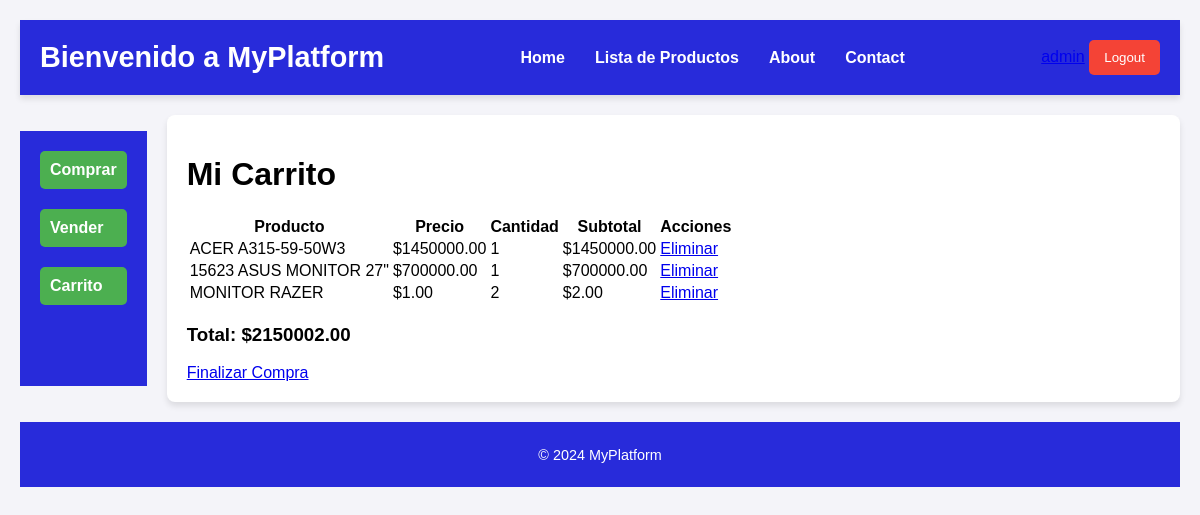
Page /products/cart/ (signed in) on the earlier database version.
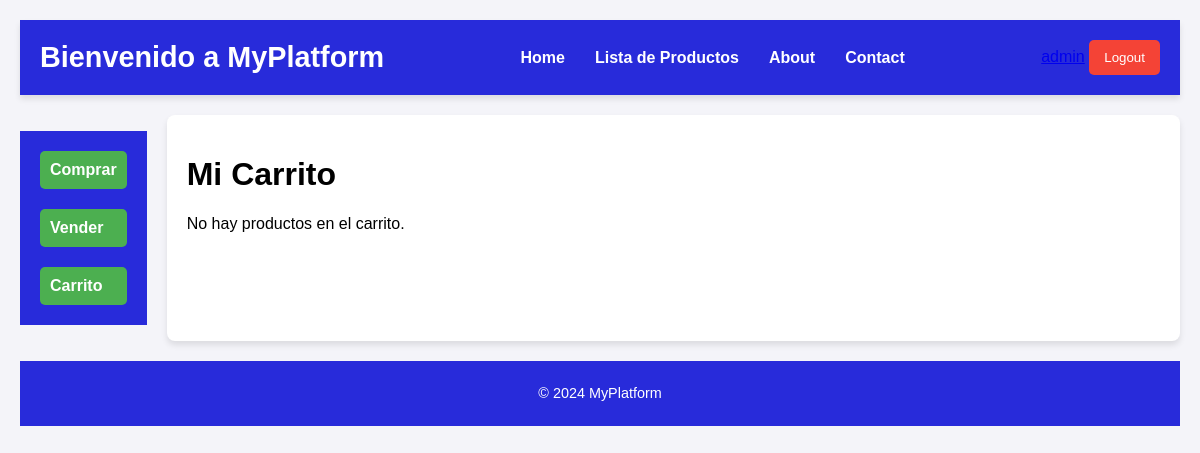
Same page on the later database version.
### users/models.py (models this page shows, shortened)
class CustomUser(AbstractUser):
    is_buyer = models.BooleanField(default=False)
    is_seller = models.BooleanField(default=False)
    full_name = models.CharField(max_length=255, blank=True, null=True)
    phone_number = models.CharField(max_length=20, blank=True, null=True)
    address = models.TextField(blank=True, null=True)

### purchases/models.py (models this page shows, shortened)
class CartItem(models.Model):
    cart = models.ForeignKey(Cart, related_name='items', on_delete=models.CASCADE)
    product = models.ForeignKey(Product, on_delete=models.CASCADE)
    quantity = models.PositiveIntegerField(default=1)
    def total_price(self):
        return self.product.price * self.quantity

### products/models.py (models this page shows, shortened)
class Product(models.Model):
    id = models.BigAutoField(primary_key=True)
    name = models.CharField(max_length=255)
    description = models.TextField()
    image = models.ImageField(upload_to='products/images/', null=True, blank=True)
    price = models.DecimalField(max_digits=10, decimal_places=2)
    stock = models.IntegerField(default=0)  # Indica la cantidad en inventario
    category = models.ForeignKey('Category', on_delete=models.SET_NULL, null=True, blank=True)
    seller = models.ForeignKey(settings.AUTH_USER_MODEL, related_name='products_for_sale', on_delete=models.CASCADE)
    is_sold = models.BooleanField(default=False)  # Indica si el producto está vendido
    is_available = models.BooleanField(default=True)  # Nuevo campo para indicar disponibilidad
    @property
    def is_available(self):
        return self.stock > 0

### purchases/views.py (the view)
# urls.py: path('cart/', views.view_cart, name='view_cart'),
@login_required
def view_cart(request):
    try:
        cart = Cart.objects.get(user=request.user)
        cart_items = cart.items.all()  # Todos los elementos del carrito
        total = cart.total_price()  # Método en tu modelo Cart
    except Cart.DoesNotExist:
        cart_items = []
        total = 0
    return render(request, 'purchases/cart.html', {
        'cart_items': cart_items,
        'total': total,
    })

### purchases/models.py (called while the page is built)
    def total_price(self):
        total = sum(item.product.price * item.quantity for item in self.items.all())
        return total

### purchases/templates/purchases/cart.html
{% extends 'home.html' %}
{% block content %}
<div class="container">
    <h1>Mi Carrito</h1>
    {% if cart_items %}
        <table>
            <thead>
                <tr>
                    <th>Producto</th>
                    <th>Precio</th>
                    <th>Cantidad</th>
                    <th>Subtotal</th>
                    <th>Acciones</th>
                </tr>
            </thead>
            <tbody>
                {% for item in cart_items %}
                    <tr>
                        <td>{{ item.product.name }}</td>
                        <td>${{ item.product.price }}</td>
                        <td>{{ item.quantity }}</td>
                        <td>${{ item.total_price|floatformat:2 }}</td>
                        <td>
                            <a href="{% url 'remove_from_cart' item.id %}" class="btn-remove">Eliminar</a>
                        </td>
                    </tr>
                {% endfor %}
            </tbody>
        </table>
        <h3>Total: ${{ total|floatformat:2 }}</h3>
        <a href="{% url 'checkout' %}" class="btn-checkout">Finalizar Compra</a>
    {% else %}
        <p>No hay productos en el carrito.</p>
    {% endif %}
</div>
{% endblock %}

### templates/home.html (shortened to what this page needs)
{% load static %}
<!DOCTYPE html>
<html lang="en">
<head>
    <link rel="stylesheet" href="{% static 'css\home.css' %}">
</head>
<body>
    <div class="grid-container">
        <header>
            <h1>Bienvenido a MyPlatform</h1>
            <ul>
                <li><a href="{% url 'home' %}">Home</a></li>
                <li><a href="{% url 'product_list' %}">Lista de Productos</a></li>
                <li><a href="">About</a></li>
                <li><a href="">Contact</a></li>
            </ul>
            <div>
                {% if user.is_authenticated %}
                    <form method="post" action="{% url 'logout' %}" style="display: inline;">
                        <a href="{% url 'profile' %}">{{ user.username }}</a>
                        <button type="submit">Logout</button>
                    </form>
                {% else %}
                    <a href="{% url 'login' %}">Login</a>
                {% endif %}
            </div>
        </header>
        <menu>
            <li>
                <a href="{% url 'available_products' %}">Comprar</a>
            </li>
            <li>
                <a href="{% url 'sell_product' %}">Vender</a>
            </li>
            <li>
                <a href="{% url 'view_cart' %}">Carrito</a>
            </li>
        </menu>
        <main>
            {% block content %}{% endblock content %}
        </main>
        <footer>
            <p>&copy; 2024 MyPlatform</p>
        </footer>
    </div>
</body>
</html>

### static/css/home.css (style rules this page uses)
body { background-color: #f4f4f9; font-family: Arial, sans-serif; margin: 0; padding: 0; }
.grid-container { display: grid; grid-template-areas: "a a a a a a a a a" "b c c c c c c c c" "d d d d d d d d d"; gap: 20px; grid-template-columns: repeat(9, 1fr); grid-template-rows: auto 1fr auto; padding: 20px; }
header { grid-area: a; background-color: #282bda; color: white; padding: 20px; display: flex; justify-content: space-between; align-items: center; box-shadow: 0 4px 6px rgba(0, 0, 0, 0.1); }
header h1 { margin: 0; font-size: 1.8rem; }
header ul { list-style: none; padding: 0; margin: 0; display: flex; }
header ul li { margin: 0 15px; }
header ul li a { color: white; text-decoration: none; font-weight: bold; transition: color 0.3s ease; }
header div { display: flex; align-items: center; }
header form { display: inline-block; }
header button { background-color: #f44336; color: white; border: none; padding: 10px 15px; border-radius: 5px; cursor: pointer; transition: background-color 0.3s ease; }
menu { grid-area: b; background-color: #282bda; color: white; padding: 20px; display: flex; flex-direction: column; gap: 20px; }
menu a { display: block; color: white; text-decoration: none; font-weight: bold; padding: 10px; border-radius: 5px; background-color: #4CAF50; transition: background-color 0.3s ease; width: 100%; box-sizing: border-box; }
main { grid-area: c; background-color: #ffffff; padding: 20px; border-radius: 8px; box-shadow: 0 4px 6px rgba(0, 0, 0, 0.1); }
footer { grid-area: d; background-color: #282bda; color: white; text-align: center; padding: 10px 0; font-size: 0.9rem; }
menu li { list-style: none; padding: 0; margin: 0; }

Differences in the rows shown:
removed CartItem: product.name "ACER A315-59-50W3", product.price "1450000.00", quantity "1", total_price "1450000.00"
removed CartItem: product.name "15623 ASUS MONITOR 27\"", product.price "700000.00", quantity "1", total_price "700000.00"
removed CartItem: product.name "MONITOR RAZER", product.price "1.00", quantity "2", total_price "2.00"
Other differences:
{{ total|floatformat:2 }}: "2150002.00" → (not shown)
text no longer shown: "Producto Precio Cantidad Subtotal Acciones Total: $ Finalizar Compra"
text now shown: "No hay productos en el carrito."
